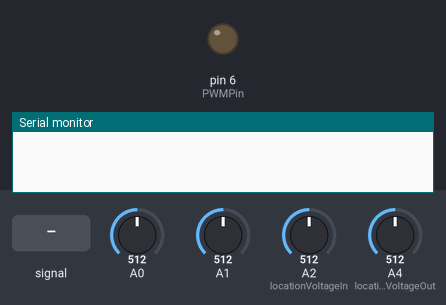
A sketch run on a simulated Arduino Uno, built with avr-gcc and run on an emulated ATmega328P. On the bench: output pins drawn as LEDs (lit = HIGH), the last lines printed to the serial monitor. Dashed ring = blinking. The inputs (shaded band) are chosen by the test bench; at power-on: A4 (locationVoltageOut) = 512, A0 = 512, A1 = 512, A2 (locationVoltageIn) = 512.

Above: at 0.0 s.
3.8 s: A4 (locationVoltageOut) set to 539
6.8 s: A4 (locationVoltageOut) set to 561
At 7.6 s:
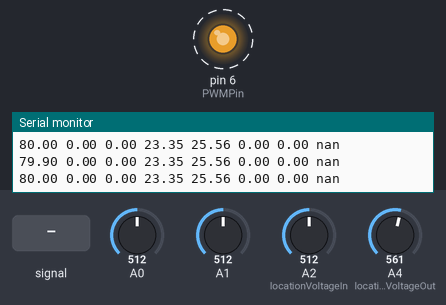
9.8 s: A0 fed a 200 Hz sine of ±255 counts around its level
12.8 s: A4 (locationVoltageOut) set to 975
15.8 s: A4 (locationVoltageOut) set to 1006
At 18.9 s:
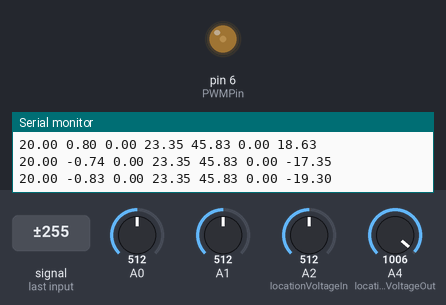
Timing chart, 0 to 20.4 s (numbered marks = the images above; inputs shaded):
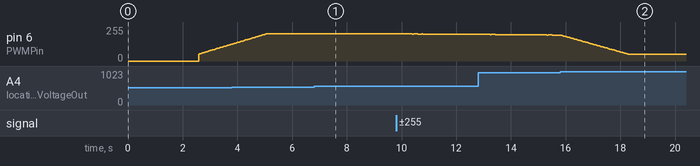

The sketch:

MPPTv2.0-graph_effv2.ino
```cpp
//********************************//
//********** MPPT SYSTEM *********//
//************* v2.0 *************//
//********************************//

// Locations of the current sensors, voltage dividers, and other important pins //
const byte locationCurrentIn = A0;
const byte locationCurrentOut = A1;
const byte locationVoltageIn = A2;
const byte locationVoltageOut = A4;
int PWMPin = 6;

// Resolution of the current sensors //
float resolutionIn = 0.1838966;
float resolutionOut = 0.1836130;

// Voltage devider values //
float Vin_R1 = 9950.6;
float Vin_R2 = 1193.0;
float Vout_R1 = 9946.6;
float Vout_R2 = 1194.1;

// Other global variables that can be changed //
float resolution = 5.0/1024; // resolution of the ADC of the microcontroller/microcomputer
float STEP_SIZE = 0.1; // step size (= precision) of the MPPT algorithm
float MAX_VOLTAGE = 45.0;
float MIN_VOLTAGE = 25.0;

// Other global variables that cannot be changed //
float zeroPointIn; // zero point of the current sensor before the boost converter
float zeroPointOut; // zero point of the current sensor after the boost converter
float DC; // GLOBAL DC VARIABLE
float Vin_old;
float Vout_old;
float Pout_old;
float Pin_old;
float DC_old;

void setup() {
  Serial.begin(9600);

  // Set PWM frequency for D5 and D6 to 62 [kHz]
  TCCR0B = TCCR0B & B11111000 | B00000001;

  // Automatic Calibration Process for current sensors //
  // This calibration assumes that the resolution of the ACS712 stays the same, but the voltage readout for 0 [A] fluctuates //
  // To calibrate, make sure that the script initializes with 0 [A] on the sensor //
  zeroPointIn = get_voltage(10000, locationCurrentIn);
Serial.print("Zero point IN = ");
Serial.println(zeroPointIn);
  zeroPointOut = get_voltage(10000, locationCurrentOut);
Serial.print("Zero point OUT = ");
Serial.println(zeroPointOut);
}


void loop() {

  float currentIn;
  float currentOut;

  int VinRead = 0; // value read for Vin
  int VoutRead = 0; // value read for Vout
  float voltageIn;
  float voltageOut;

  float dutyCycle;

  ///** CURRENT IN **///
  // ask for an average sensor voltage of 100 measurments
  float sensorVoltage = get_voltage(100, locationCurrentIn);

  // print the voltage output of the sensor
  //Serial.print("Voltage: ");
  //Serial.println(sensorVoltage ,3);

  currentIn = ((sensorVoltage - zeroPointIn)/resolutionIn);
//  Serial.print("currentIn = ");
  Serial.print(currentIn);
  Serial.print(" ");
//  Serial.println(" [A]");

  ///** CURRENT OUT **///
  // ask for an average sensor voltage of 100 measurments
  sensorVoltage = get_voltage(100, locationCurrentOut);

  // print the voltage output of the sensor
  //Serial.print("Voltage: ");
  //Serial.println(sensorVoltage ,3);

  currentOut = ((sensorVoltage - zeroPointOut)/resolutionOut);
// Serial.print("currentOut = ");
  Serial.print(currentOut);
  Serial.print(" ");
//  Serial.println(" [A]");

  ///** VOLTAGES **///
  // read  voltage from analog pins
  VinRead = analogRead(locationVoltageIn);
  VoutRead = analogRead(locationVoltageOut);

  // calculate real voltages
  voltageIn = VinRead * (resolution)*((Vin_R1 + Vin_R2)/Vin_R2);
  voltageOut = VoutRead * (resolution)*((Vout_R1 + Vout_R2)/Vout_R2);

  // print voltages
// Serial.print("VoltageIn = ");
Serial.print(voltageIn);
Serial.print(" ");
//  Serial.println(" [V]");
// Serial.print("VoltageOut = ");
 Serial.print(voltageOut);
 Serial.print(" ");
//  Serial.println(" [V]");

  ///** Obtain the needed duty cycle for the boost converter using the perturb and observe algortihm **///
  perturbAndObserve(voltageIn, voltageOut, currentIn, currentOut); // THIS IS A PERCENTAGE!
    ///** Set the duty cycle of the boost converter to the desired frequency **///
   if (DC < 20)
    {
    DC = 20;
    analogWrite(PWMPin, (DC/100 * 255));
    }
  else if(DC > 80)
    {
    DC = 80;
    analogWrite(PWMPin, (DC/100 * 255));
    }
  else
    {
    analogWrite(PWMPin, (DC/100 * 255));
    }
//Serial.print("DC = ");
  Serial.print(DC);
  Serial.print(" ");
//  Serial.println(" [%]");

  //delay(20000);

}

///* Function for obtaining voltage reading from the current sensors *///
float get_voltage(int n_datapoints, const byte pin)
{

  float voltage = 0;

  for(int i=0; i < n_datapoints; i++)
  {
    voltage = voltage + analogRead(pin) * (resolution);
  }

  voltage = voltage/n_datapoints;
  return(voltage);
}

///* MPPT perturb and observe algorithm *///
void perturbAndObserve(float Vin_new, float Vout_new, float Iin, float Iout)
  {
    float eff;
    float DC_new=DC;

    float Pout_new = Vout_new*Iout;
    float Pin_new = Vin_new *Iin;

 //   Serial.print("Pout_new = ");
   Serial.print(Pout_new);
   Serial.print(" ");
//   Serial.print("Pin = ");
   Serial.print(Pin_new);
   Serial.print(" ");

    //** SOME SAFETY CHECKS THAT MAY OVERWRITE THE FINAL VALUE FOR DC **//
    if(Vout_new >= MAX_VOLTAGE)
    {
      DC = DC - 10*STEP_SIZE;
    //  Serial.println("MAX VOLTAGE REACHED!!");
    Serial.println("");
      return 0;
    }
    if(Vout_new <= MIN_VOLTAGE)
    {
      DC = DC + 10*STEP_SIZE;
  //    Serial.println("MIN VOLTAGE REACHED!!");
  Serial.println("");
      return 0;
    }

        if (Pin_new > Pin_old)
        {
            if(DC_new > DC_old)
            {
                DC = DC + STEP_SIZE;
            }else
            {
                DC = DC - STEP_SIZE;
            }
        }
        else
        {
            if(DC_new > DC_old)
            {
                DC = DC - STEP_SIZE;
            }else
            {
                DC = DC + STEP_SIZE;
            }
        }


    eff = (Pout_new/Pin_new) *100;
 //   Serial.print("eff = ");
   Serial.println(eff);
 //   Serial.println(" [%]");

    Vin_old = Vin_new;
    Vout_old = Vout_new;
    Pout_old = Pout_new;
    Pin_old = Pin_new;
    DC_old = DC_new;

  return 0;
}
```

Measured:
- the behaviour switches between 548 and 549 on A4 (locationVoltageOut) (found by bisection; images 0 and 1)
- the behaviour switches between 987 and 988 on A4 (locationVoltageOut) (found by bisection; images 1 and 2)
- after the input at 6.8 s, pin 6 (PWMPin): alternates 204/255 for 0.04 s and 203/255 for 0.04 s, starting at once
